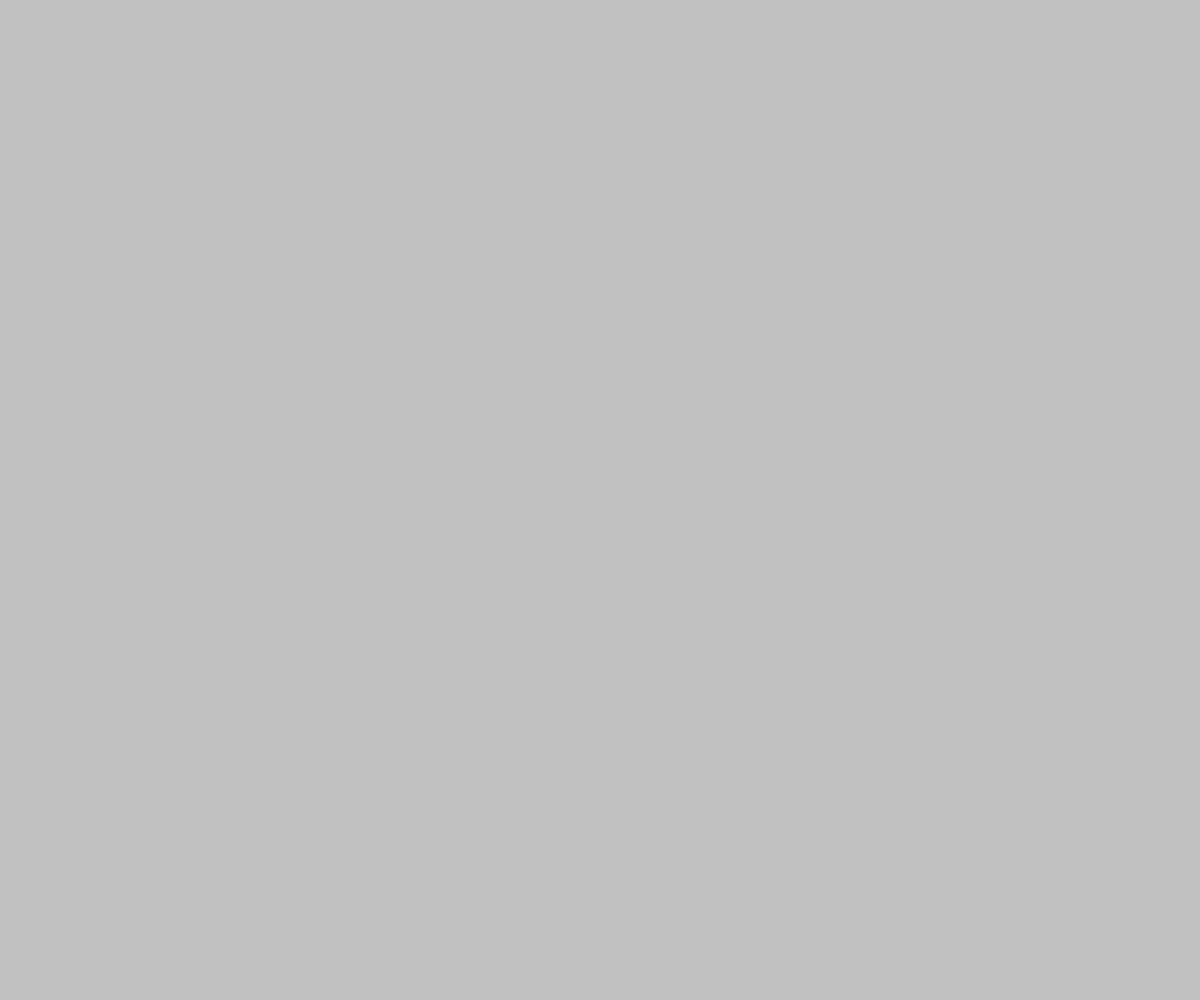
Frame 1 (no input)
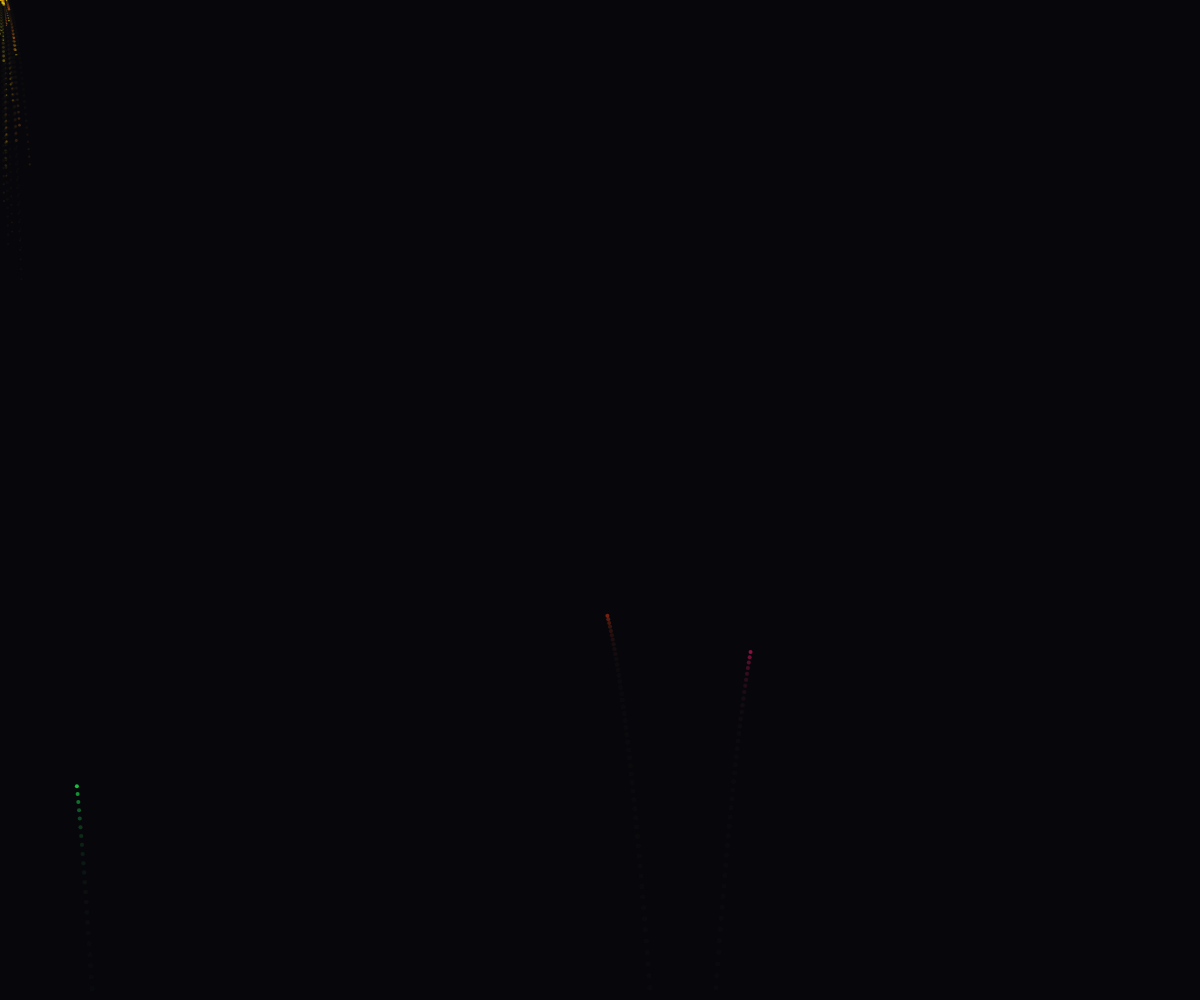
Frame 60 (no input)
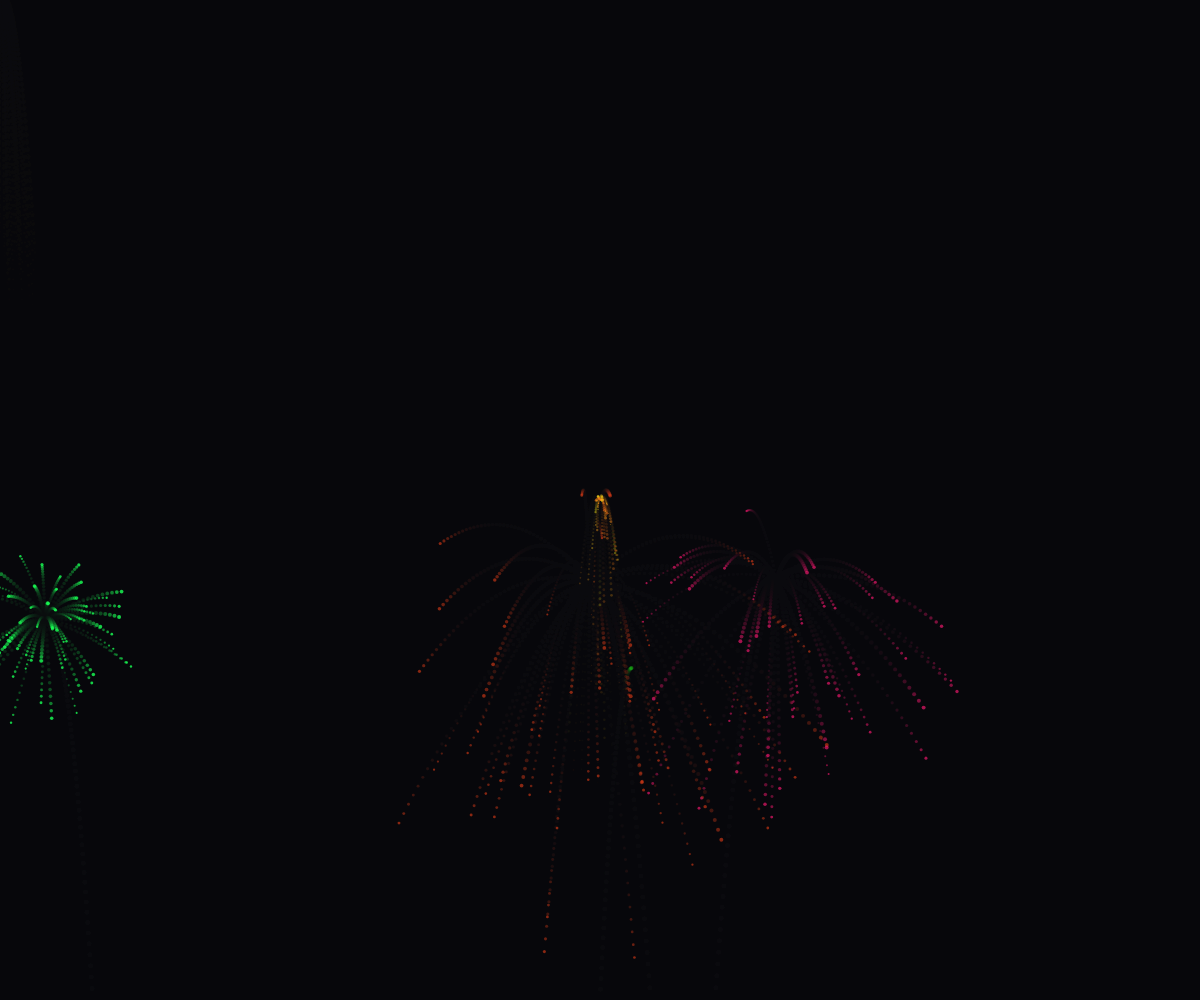
Frame 120 (the mouse pressed at the canvas centre since frame 60)

The p5.js sketch that drew these frames (run headless with seeded random() and noise() and a simulated clock; from frame 60 on, the mouse is pressed at the canvas centre):

// p5.js sketch
// ── sketch.js
// Week 6 · Particle System
// Concepts: forces, arrays of objects, lifespan, composition (Firework -> Particles).
// Try: change gravity, wind strength, or the number of children in Firework.explode().

let fireworks = [];
let emitter;
let gravity;
let windOn = false;

function setup() {
  createCanvas(windowWidth, windowHeight);
  colorMode(HSB, 360, 100, 100, 1);
  gravity = createVector(0, 0.18);
  emitter = new Emitter();
}

function draw() {
  // Low-alpha background = motion trails.
  background(230, 40, 6, 0.25);

  // Ambient embers leaking up from the mouse.
  emitter.spawn(mouseX, mouseY);
  const wind = windOn ? createVector(0.05 * sin(frameCount * 0.01), 0) : createVector(0, 0);
  emitter.run([gravity, wind]);

  // Occasional auto-launch so the canvas is never empty.
  if (random(1) < 0.025) {
    fireworks.push(new Firework(random(width), random(360)));
  }

  for (const fw of fireworks) {
    fw.applyForce(gravity);
    if (windOn) fw.applyForce(wind);
    fw.update();
    fw.display();
  }
  fireworks = fireworks.filter(fw => !fw.isDone());
}

function mousePressed() {
  fireworks.push(new Firework(mouseX, random(360)));
}

function keyPressed() {
  if (key === ' ') windOn = !windOn;
}

function windowResized() {
  resizeCanvas(windowWidth, windowHeight);
}

// ── emitter.js
// A slow emitter at the mouse that leaks glowing embers.
// Shows how a "system" just composes many Particles under shared forces.
class Emitter {
  constructor() {
    this.particles = [];
  }

  spawn(x, y) {
    const p = new Particle(x, y, random(20, 60));
    p.vel = createVector(random(-0.6, 0.6), random(-1.4, -0.2));
    p.size = random(1, 3);
    p.lifespan = 180;
    this.particles.push(p);
  }

  run(forces) {
    for (const p of this.particles) {
      for (const f of forces) p.applyForce(f);
      p.update();
      p.display();
    }
    this.particles = this.particles.filter(p => !p.isDead());
  }
}

// ── particle.js
// A single particle: position, velocity, acceleration, lifespan.
// The "trail" is drawn by never fully clearing the background in sketch.js.
class Particle {
  constructor(x, y, hue) {
    this.pos = createVector(x, y);
    this.vel = createVector(random(-1, 1), random(-6, -2));
    this.acc = createVector(0, 0);
    this.lifespan = 255;
    this.hue = hue;
    this.size = random(2, 5);
  }

  applyForce(f) {
    this.acc.add(f);
  }

  update() {
    this.vel.add(this.acc);
    this.pos.add(this.vel);
    this.acc.mult(0);
    this.lifespan -= 3;
  }

  display() {
    noStroke();
    fill(this.hue, 90, 100, this.lifespan / 255);
    circle(this.pos.x, this.pos.y, this.size);
  }

  isDead() {
    return this.lifespan <= 0;
  }
}

// A "firework" shell that rises and then explodes into many Particles.
class Firework {
  constructor(x, hue) {
    this.shell = new Particle(x, height, hue);
    this.shell.vel = createVector(random(-1, 1), random(-14, -10));
    this.shell.size = 4;
    this.exploded = false;
    this.children = [];
    this.hue = hue;
  }

  applyForce(f) {
    if (!this.exploded) this.shell.applyForce(f);
    else for (const c of this.children) c.applyForce(f);
  }

  update() {
    if (!this.exploded) {
      this.shell.update();
      if (this.shell.vel.y >= 0) this.explode();
    } else {
      for (const c of this.children) c.update();
      this.children = this.children.filter(c => !c.isDead());
    }
  }

  explode() {
    this.exploded = true;
    const count = floor(random(40, 90));
    for (let i = 0; i < count; i++) {
      const p = new Particle(this.shell.pos.x, this.shell.pos.y, this.hue);
      // Shoot outward in every direction.
      p.vel = p5.Vector.fromAngle(random(TWO_PI)).mult(random(1, 6));
      p.size = random(2, 4);
      this.children.push(p);
    }
  }

  display() {
    if (!this.exploded) this.shell.display();
    else for (const c of this.children) c.display();
  }

  isDone() {
    return this.exploded && this.children.length === 0;
  }
}
